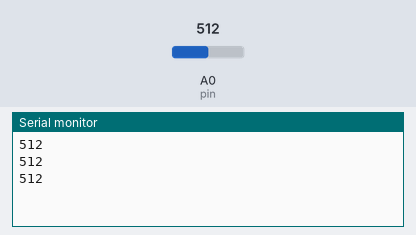
The sketch below on a simulated Arduino Uno, built with avr-gcc and run on an emulated ATmega328P. On the bench: the last lines printed to the serial monitor. The inputs (shaded band) are chosen by the test bench; at power-on: A0 (pin) = 512.

Above: at 1.3 s.
1.4 s: A0 (pin) set to 716
At 1.9 s:
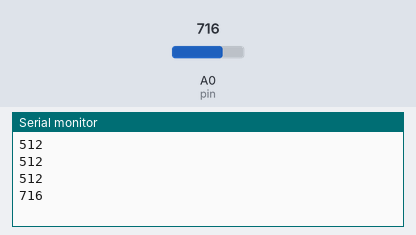
2.9 s: A0 (pin) set to 900
At 3.4 s:
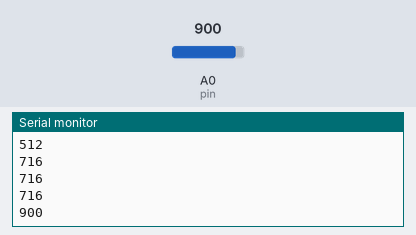
Timing chart, 0 to 5.9 s (numbered marks = the images above; inputs shaded):
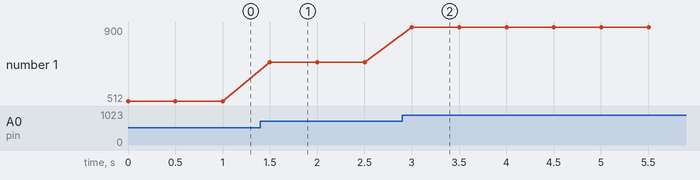

The sketch:

Measure_Resistor_Voltage_Using_LDR.ino
```cpp
int pin=A0;
int lightval;
int delay_time=500;
void setup() {
 Serial.begin(9600);
 pinMode(pin,INPUT);
}

void loop() {
  lightval=analogRead(A0);
  Serial.println(lightval);
  delay(delay_time);
}
```

Measured:
- after the input at 1.4 s, the serial monitor: prints a new line after 0.10 s (image 1)
- after the input at 2.9 s, the serial monitor: prints a new line after 0.10 s (image 2)
- plotted number 1: 512 → 716 after the input at 1.4 s, 716 → 900 after the input at 2.9 s
